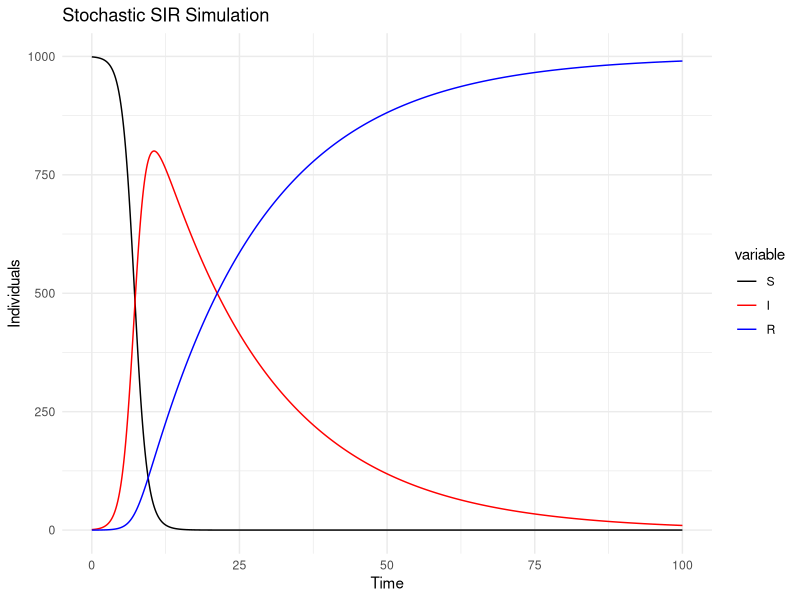

Source code (R):
library(deSolve)  
library(dplyr) 
library(ggplot2) 
library(reshape2)
rm(list = ls())
#create a model 

SIR_odes <- function (t,x,params){ 
  #so i dont have to name the beta$# etc. 
  with(as.list(c(x,params)), { 
    
    dS <- -beta*S*I     
    dI <- beta*S*I - gamma*I
    dR <- gamma*I 
    
    return(list(c(dS,dI,dR)))  
  })
}

#parameters 
pars <- c( 
  beta = 0.001, 
  gamma = 1/20) 

initialValues <- c(
  S = 999,  
  I = 1,  
  R=0)



#times 

times <- seq(0,100,by= 0.1)  

results <- as.data.frame(ode(y = initialValues, 
                             times = times, func = SIR_odes, parms = pars))  

longResults <- melt(results, id.vars = "time", value.name = "value")

ggplot(data = longResults, mapping = aes(x = time , y = value, colour = variable, group = variable)) +
  geom_line() + scale_color_manual (values = c("S"="black", "I" = "red", "R" = "blue")) + theme_minimal() + 
  labs(title = "Stochastic SIR Simulation", x = "Time", y = "Individuals") 
